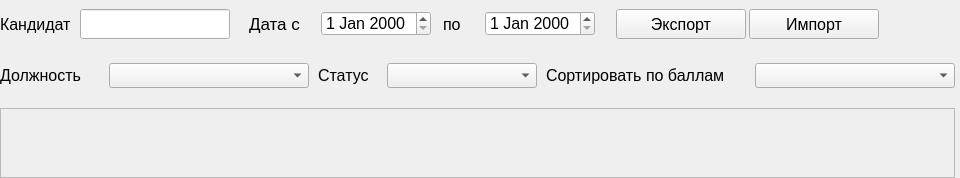
               <widget class="QWidget" name="reportsPage">
                <layout class="QVBoxLayout" name="verticalLayout_14">
                 <property name="spacing">
                  <number>0</number>
                 </property>
                 <property name="leftMargin">
                  <number>0</number>
                 </property>
                 <property name="topMargin">
                  <number>0</number>
                 </property>
                 <property name="rightMargin">
                  <number>5</number>
                 </property>
                 <property name="bottomMargin">
                  <number>0</number>
                 </property>
                 <item alignment="Qt::AlignTop">
                  <widget class="QWidget" name="filtersWidget" native="true">
                   <property name="minimumSize">
                    <size>
                     <width>0</width>
                     <height>0</height>
                    </size>
                   </property>
                   <property name="maximumSize">
                    <size>
                     <width>16777215</width>
                     <height>16777215</height>
                    </size>
                   </property>
                   <layout class="QVBoxLayout" name="verticalLayout_50">
                    <property name="spacing">
                     <number>5</number>
                    </property>
                    <property name="leftMargin">
                     <number>0</number>
                    </property>
                    <property name="topMargin">
                     <number>0</number>
                    </property>
                    <property name="rightMargin">
                     <number>0</number>
                    </property>
                    <property name="bottomMargin">
                     <number>0</number>
                    </property>
                    <item alignment="Qt::AlignLeft|Qt::AlignTop">
                     <widget class="QWidget" name="widget_14" native="true">
                      <property name="minimumSize">
                       <size>
                        <width>840</width>
                        <height>0</height>
                       </size>
                      </property>
                      <layout class="QHBoxLayout" name="horizontalLayout_20">
                       <property name="spacing">
                        <number>0</number>
                       </property>
                       <property name="leftMargin">
                        <number>0</number>
                       </property>
                       <property name="topMargin">
                        <number>0</number>
                       </property>
                       <property name="rightMargin">
                        <number>0</number>
                       </property>
                       <property name="bottomMargin">
                        <number>0</number>
                       </property>
                       <item alignment="Qt::AlignLeft">
                        <widget class="QWidget" name="widget_16" native="true">
                         <property name="minimumSize">
                          <size>
                           <width>230</width>
                           <height>0</height>
                          </size>
                         </property>
                         <property name="maximumSize">
                          <size>
                           <width>230</width>
                           <height>16777215</height>
                          </size>
                         </property>
                         <layout class="QHBoxLayout" name="horizontalLayout_22">
                          <property name="spacing">
                           <number>0</number>
                          </property>
                          <property name="leftMargin">
                           <number>0</number>
                          </property>
                          <property name="topMargin">
                           <number>0</number>
                          </property>
                          <property name="rightMargin">
                           <number>0</number>
                          </property>
                          <property name="bottomMargin">
                           <number>0</number>
                          </property>
                          <item>
                           <widget class="QLabel" name="clabel">
                            <property name="minimumSize">
                             <size>
                              <width>70</width>
                              <height>20</height>
                             </size>
                            </property>
                            <property name="maximumSize">
                             <size>
                              <width>80</width>
                              <height>20</height>
                             </size>
                            </property>
                            <property name="font">
                             <font>
                              <pointsize>12</pointsize>
                             </font>
                            </property>
                            <property name="text">
                             <string>Кандидат</string>
                            </property>
                           </widget>
                          </item>
                          <item>
                           <widget class="QLineEdit" name="candidateLineEdit">
                            <property name="minimumSize">
                             <size>
                              <width>150</width>
                              <height>30</height>
                             </size>
                            </property>
                            <property name="maximumSize">
                             <size>
                              <width>150</width>
                              <height>30</height>
                             </size>
                            </property>
                            <property name="font">
                             <font>
                              <pointsize>12</pointsize>
                             </font>
                            </property>
                           </widget>
                          </item>
                         </layout>
                        </widget>
                       </item>
                       <item alignment="Qt::AlignLeft">
                        <widget class="QWidget" name="widget_15" native="true">
                         <property name="minimumSize">
                          <size>
                           <width>0</width>
                           <height>0</height>
                          </size>
                         </property>
                         <layout class="QHBoxLayout" name="horizontalLayout_21">
                          <item>
                           <widget class="QWidget" name="widget_42" native="true">
                            <property name="minimumSize">
                             <size>
                              <width>370</width>
                              <height>0</height>
                             </size>
                            </property>
                            <layout class="QHBoxLayout" name="horizontalLayout_45">
                             <property name="spacing">
                              <number>2</number>
                             </property>
                             <property name="leftMargin">
                              <number>0</number>
                             </property>
                             <property name="topMargin">
                              <number>0</number>
                             </property>
                             <property name="rightMargin">
                              <number>0</number>
                             </property>
                             <property name="bottomMargin">
                              <number>0</number>
                             </property>
                             <item>
                              <widget class="QLabel" name="dlabel">
                               <property name="minimumSize">
                                <size>
                                 <width>60</width>
                                 <height>20</height>
                                </size>
                               </property>
                               <property name="maximumSize">
                                <size>
                                 <width>60</width>
                                 <height>20</height>
                                </size>
                               </property>
                               <property name="font">
                                <font>
                                 <pointsize>13</pointsize>
                                </font>
                               </property>
                               <property name="text">
                                <string>Дата c</string>
                               </property>
                              </widget>
                             </item>
                             <item>
                              <widget class="QDateEdit" name="startDateEdit">
                               <property name="minimumSize">
                                <size>
                                 <width>110</width>
                                 <height>25</height>
                                </size>
                               </property>
                               <property name="maximumSize">
                                <size>
                                 <width>110</width>
                                 <height>25</height>
                                </size>
                               </property>
                               <property name="font">
                                <font>
                                 <pointsize>12</pointsize>
                                </font>
                               </property>
                              </widget>
                             </item>
                             <item>
                              <widget class="QLabel" name="label_18">
                               <property name="minimumSize">
                                <size>
                                 <width>30</width>
                                 <height>20</height>
                                </size>
                               </property>
                               <property name="maximumSize">
                                <size>
                                 <width>30</width>
                                 <height>20</height>
                                </size>
                               </property>
                               <property name="font">
                                <font>
                                 <pointsize>12</pointsize>
                                </font>
                               </property>
                               <property name="text">
                                <string>по</string>
                               </property>
                              </widget>
                             </item>
                             <item>
                              <widget class="QDateEdit" name="endDateEdit">
                               <property name="minimumSize">
                                <size>
                                 <width>110</width>
                                 <height>25</height>
                                </size>
                               </property>
                               <property name="maximumSize">
                                <size>
                                 <width>110</width>
                                 <height>25</height>
                                </size>
                               </property>
                               <property name="font">
                                <font>
                                 <pointsize>12</pointsize>
                                </font>
                               </property>
                              </widget>
                             </item>
                            </layout>
                           </widget>
                          </item>
                          <item>
                           <widget class="QWidget" name="widget_39" native="true">
                            <property name="minimumSize">
                             <size>
                              <width>265</width>
                              <height>0</height>
                             </size>
                            </property>
                            <layout class="QHBoxLayout" name="horizontalLayout_44">
                             <property name="spacing">
                              <number>2</number>
                             </property>
                             <property name="leftMargin">
                              <number>0</number>
                             </property>
                             <property name="topMargin">
                              <number>0</number>
                             </property>
                             <property name="rightMargin">
                              <number>0</number>
                             </property>
                             <property name="bottomMargin">
                              <number>0</number>
                             </property>
                             <item>
                              <widget class="QPushButton" name="exportBtn">
                               <property name="minimumSize">
                                <size>
                                 <width>130</width>
                                 <height>30</height>
                                </size>
                               </property>
                               <property name="maximumSize">
                                <size>
                                 <width>130</width>
                                 <height>30</height>
                                </size>
                               </property>
                               <property name="font">
                                <font>
                                 <pointsize>12</pointsize>
                                </font>
                               </property>
                               <property name="text">
                                <string>Экспорт</string>
                               </property>
                               <property name="icon">
                                <iconset resource="../Qss/icons/_icons.qrc">
                                 <normaloff>:/feather/icons/feather/arrow-down-circle.png</normaloff>:/feather/icons/feather/arrow-down-circle.png</iconset>
                               </property>
                               <property name="iconSize">
                                <size>
                                 <width>24</width>
                                 <height>24</height>
                                </size>
                               </property>
                              </widget>
                             </item>
                             <item>
                              <widget class="QPushButton" name="importBtn">
                               <property name="minimumSize">
                                <size>
                                 <width>130</width>
                                 <height>30</height>
                                </size>
                               </property>
                               <property name="maximumSize">
                                <size>
                                 <width>130</width>
                                 <height>30</height>
                                </size>
                               </property>
                               <property name="font">
                                <font>
                                 <pointsize>12</pointsize>
                                </font>
                               </property>
                               <property name="text">
                                <string>Импорт</string>
                               </property>
                               <property name="icon">
                                <iconset resource="../Qss/icons/_icons.qrc">
                                 <normaloff>:/feather/icons/feather/arrow-up-circle.png</normaloff>:/feather/icons/feather/arrow-up-circle.png</iconset>
                               </property>
                               <property name="iconSize">
                                <size>
                                 <width>24</width>
                                 <height>24</height>
                                </size>
                               </property>
                              </widget>
                             </item>
                            </layout>
                           </widget>
                          </item>
                         </layout>
                        </widget>
                       </item>
                      </layout>
                     </widget>
                    </item>
                    <item alignment="Qt::AlignLeft|Qt::AlignVCenter">
                     <widget class="QWidget" name="widget_13" native="true">
                      <property name="minimumSize">
                       <size>
                        <width>0</width>
                        <height>45</height>
                       </size>
                      </property>
                      <layout class="QHBoxLayout" name="horizontalLayout_47">
                       <property name="spacing">
                        <number>9</number>
                       </property>
                       <property name="leftMargin">
                        <number>0</number>
                       </property>
                       <property name="topMargin">
                        <number>0</number>
                       </property>
                       <property name="rightMargin">
                        <number>0</number>
                       </property>
                       <property name="bottomMargin">
                        <number>0</number>
                       </property>
                       <item alignment="Qt::AlignVCenter">
                        <widget class="QLabel" name="label_11">
                         <property name="minimumSize">
                          <size>
                           <width>100</width>
                           <height>20</height>
                          </size>
                         </property>
                         <property name="maximumSize">
                          <size>
                           <width>100</width>
                           <height>20</height>
                          </size>
                         </property>
                         <property name="font">
                          <font>
                           <pointsize>12</pointsize>
                          </font>
                         </property>
                         <property name="text">
                          <string>Должность</string>
                         </property>
                        </widget>
                       </item>
                       <item>
                        <widget class="QComboBox" name="positionComboBox">
                         <property name="minimumSize">
                          <size>
                           <width>200</width>
                           <height>25</height>
                          </size>
                         </property>
                         <property name="maximumSize">
                          <size>
                           <width>200</width>
                           <height>25</height>
                          </size>
                         </property>
                         <property name="font">
                          <font>
                           <pointsize>12</pointsize>
                          </font>
                         </property>
                        </widget>
                       </item>
                       <item alignment="Qt::AlignVCenter">
                        <widget class="QLabel" name="slabel">
                         <property name="minimumSize">
                          <size>
                           <width>60</width>
                           <height>20</height>
                          </size>
                         </property>
                         <property name="maximumSize">
                          <size>
                           <width>60</width>
                           <height>20</height>
                          </size>
                         </property>
                         <property name="font">
                          <font>
                           <pointsize>12</pointsize>
                          </font>
                         </property>
                         <property name="text">
                          <string>Статус</string>
                         </property>
                        </widget>
                       </item>
                       <item>
                        <widget class="QComboBox" name="statusesComboBox">
                         <property name="minimumSize">
                          <size>
                           <width>150</width>
                           <height>25</height>
                          </size>
                         </property>
                         <property name="maximumSize">
                          <size>
                           <width>150</width>
                           <height>25</height>
                          </size>
                         </property>
                         <property name="font">
                          <font>
                           <pointsize>12</pointsize>
                          </font>
                         </property>
                        </widget>
                       </item>
                       <item alignment="Qt::AlignVCenter">
                        <widget class="QLabel" name="label60_2">
                         <property name="minimumSize">
                          <size>
                           <width>200</width>
                           <height>25</height>
                          </size>
                         </property>
                         <property name="maximumSize">
                          <size>
                           <width>200</width>
                           <height>25</height>
                          </size>
                         </property>
                         <property name="font">
                          <font>
                           <pointsize>12</pointsize>
                          </font>
                         </property>
                         <property name="text">
                          <string>Сортировать по баллам</string>
                         </property>
                        </widget>
                       </item>
                       <item>
                        <widget class="QComboBox" name="scoreSortComboBox">
                         <property name="minimumSize">
                          <size>
                           <width>200</width>
                           <height>25</height>
                          </size>
                         </property>
                         <property name="maximumSize">
                          <size>
                           <width>200</width>
                           <height>25</height>
                          </size>
                         </property>
                         <property name="font">
                          <font>
                           <pointsize>12</pointsize>
                          </font>
                         </property>
                        </widget>
                       </item>
                      </layout>
                     </widget>
                    </item>
                   </layout>
                  </widget>
                 </item>
                 <item>
                  <widget class="QWidget" name="candidatesWidget" native="true">
                   <layout class="QVBoxLayout" name="verticalLayout_33">
                    <property name="spacing">
                     <number>0</number>
                    </property>
                    <property name="leftMargin">
                     <number>0</number>
                    </property>
                    <property name="topMargin">
                     <number>10</number>
                    </property>
                    <property name="rightMargin">
                     <number>0</number>
                    </property>
                    <property name="bottomMargin">
                     <number>0</number>
                    </property>
                    <item>
                     <widget class="QScrollArea" name="candidatesSscrollArea">
                      <property name="widgetResizable">
                       <bool>true</bool>
                      </property>
                      <widget class="QWidget" name="candidatesScrollAreaWidgetContents">
                       <property name="geometry">
                        <rect>
                         <x>0</x>
                         <y>0</y>
                         <width>707</width>
                         <height>391</height>
                        </rect>
                       </property>
                       <layout class="QVBoxLayout" name="verticalLayout_40">
                        <property name="spacing">
                         <number>5</number>
                        </property>
                        <property name="leftMargin">
                         <number>0</number>
                        </property>
                        <property name="topMargin">
                         <number>0</number>
                        </property>
                        <property name="rightMargin">
                         <number>0</number>
                        </property>
                        <property name="bottomMargin">
                         <number>0</number>
                        </property>
                        <item>
                         <layout class="QVBoxLayout" name="candidatesVerticalLayout"/>
                        </item>
                       </layout>
                      </widget>
                     </widget>
                    </item>
                   </layout>
                  </widget>
                 </item>
                </layout>
               </widget>
